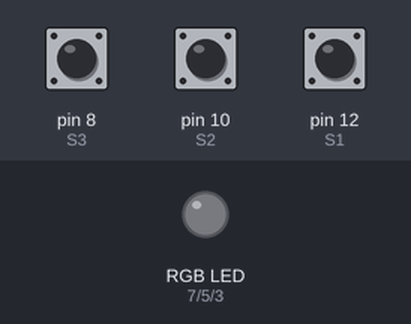
Recording of a sketch running on a simulated Arduino Uno, built with avr-gcc and run on an emulated ATmega328P. On the bench: an RGB LED mixed from three pins (HIGH = lit). The test bench sets the inputs (shaded band); at power-on: pin 8 (S3) HIGH, pin 10 (S2) HIGH, pin 12 (S1) HIGH.

Above: at 1.2 s.
1.3 s: pin 8 (S3) pulled LOW for 0.15 s
At 1.37 s:
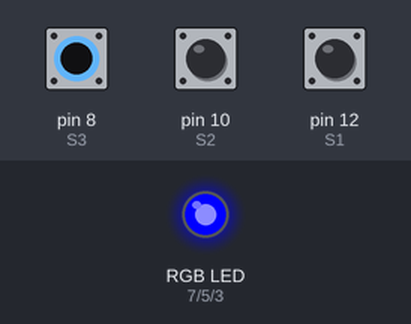
2.9 s: pin 10 (S2) pulled LOW for 0.15 s
At 2.97 s:
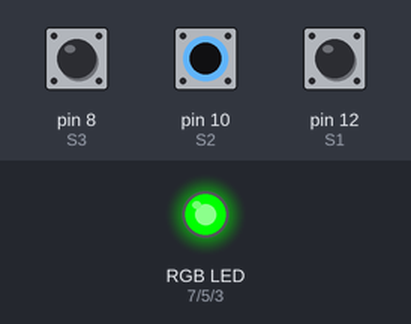
4.5 s: pin 12 (S1) pulled LOW for 0.15 s
At 4.57 s:
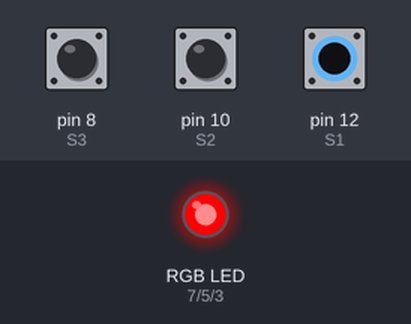
6.1 s: pin 12 (S1) pulled LOW for 3.2 s
At 10.4 s:
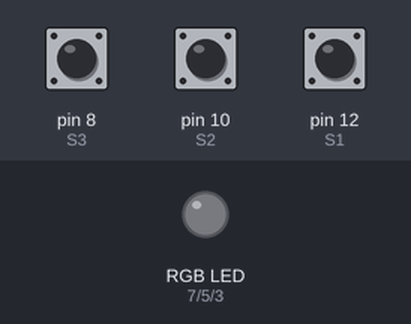
10.8 s: pin 8 (S3) pulled LOW for 3.2 s
At 11.6 s:
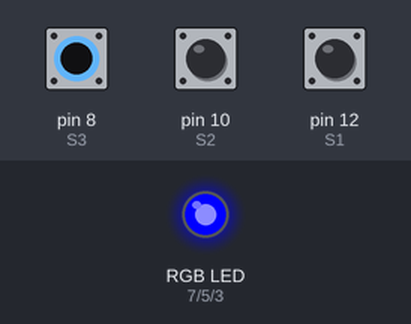
15.5 s: pin 8 (S3) driven LOW and pin 10 (S2) driven LOW
At 16.4 s:
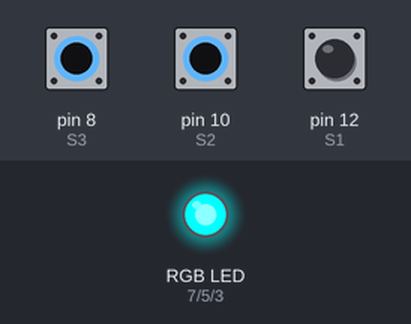
Timing chart, 0 to 18.0 s (numbered marks = the images above; inputs shaded):
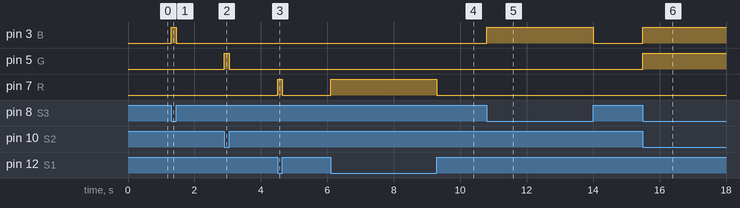

The sketch:

RGB_lamp.ino
```cpp
int R = 7;
int G = 5;
int B = 3;

int S1 = 12;
int S2 = 10;
int S3 = 8;

void setup() {
  pinMode(R, OUTPUT);
  pinMode(G, OUTPUT);
  pinMode(B, OUTPUT);
  pinMode(R, OUTPUT);

  pinMode(S1, INPUT_PULLUP);
  pinMode(S2, INPUT_PULLUP);
  pinMode(S3, INPUT_PULLUP);
}

void loop() {
  if(digitalRead(S1) == LOW)
    digitalWrite(R, HIGH);
  else
    digitalWrite(R, LOW);

  if(digitalRead(S2) == LOW)
    digitalWrite(G, HIGH);
  else
    digitalWrite(G, LOW);

  if(digitalRead(S3) == LOW)
    digitalWrite(B, HIGH);
  else
    digitalWrite(B, LOW);
}
```

Measured:
- after the input at 1.3 s, pin 3 (B): LOW → HIGH at once, → LOW 0.15 s later
- after the input at 2.9 s, pin 5 (G): LOW → HIGH at once, → LOW 0.15 s later
- after the input at 4.5 s, pin 7 (R): LOW → HIGH at once, → LOW 0.15 s later
- after the input at 6.1 s, pin 7 (R): LOW → HIGH at once, → LOW 3.2 s later
- after the input at 10.8 s, pin 3 (B): LOW → HIGH at once, → LOW 3.2 s later
- after the input at 15.5 s, pin 3 (B), pin 5 (G): LOW → HIGH at once
